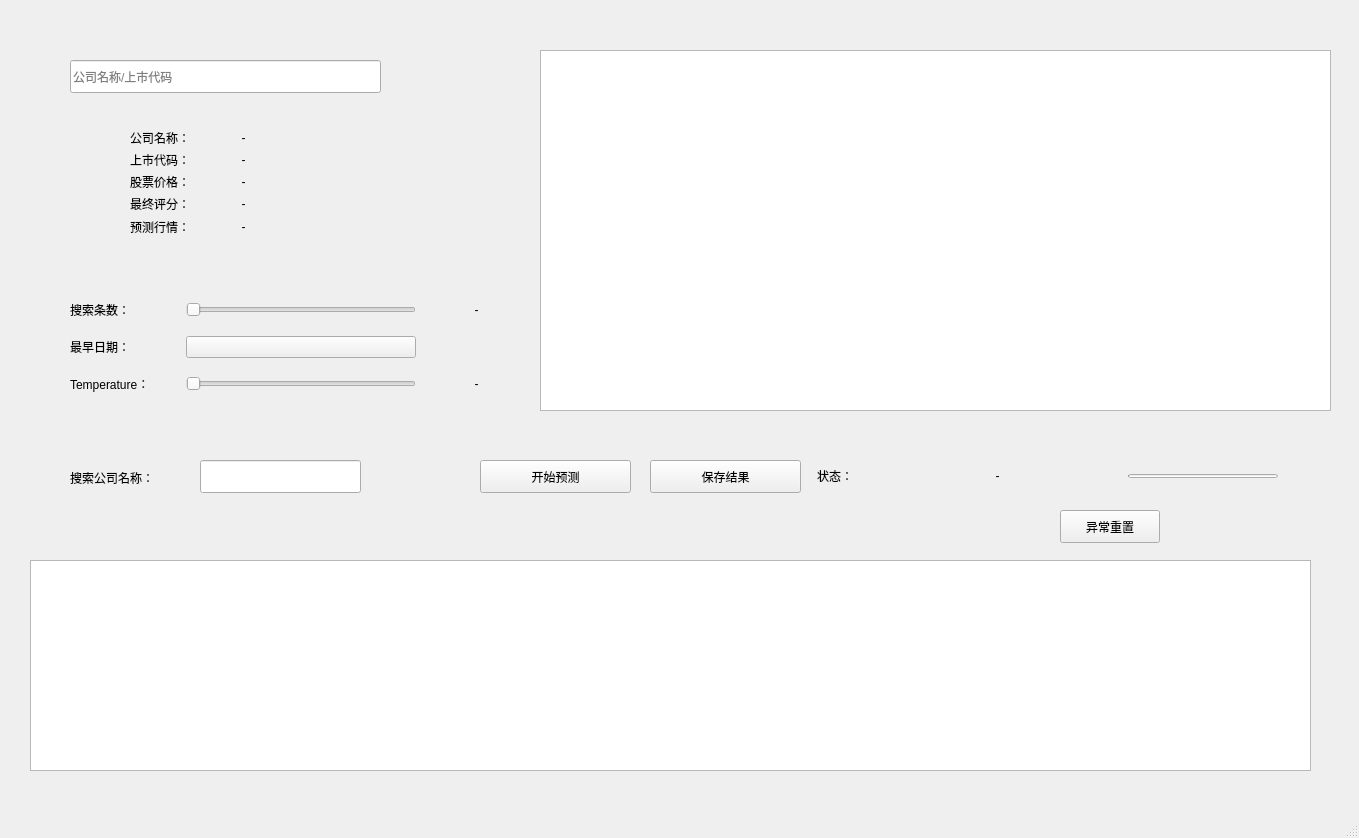
<?xml version="1.0" encoding="UTF-8"?>
<ui version="4.0">
 <class>MainWindow</class>
 <widget class="QMainWindow" name="MainWindow">
  <property name="geometry">
   <rect>
    <x>0</x>
    <y>0</y>
    <width>1359</width>
    <height>838</height>
   </rect>
  </property>
  <property name="windowTitle">
   <string>MainWindow</string>
  </property>
  <property name="toolTipDuration">
   <number>-1</number>
  </property>
  <widget class="QWidget" name="centralwidget">
   <widget class="TextEdit" name="textedit_logs">
    <property name="geometry">
     <rect>
      <x>30</x>
      <y>560</y>
      <width>1281</width>
      <height>211</height>
     </rect>
    </property>
   </widget>
   <widget class="SearchLineEdit" name="search_zone">
    <property name="geometry">
     <rect>
      <x>70</x>
      <y>60</y>
      <width>311</width>
      <height>33</height>
     </rect>
    </property>
    <property name="toolTip">
     <string/>
    </property>
    <property name="toolTipDuration">
     <number>-2</number>
    </property>
    <property name="whatsThis">
     <string/>
    </property>
    <property name="accessibleName">
     <string/>
    </property>
    <property name="styleSheet">
     <string notr="true">LineEdit, TextEdit, PlainTextEdit {
    color: black;
    background-color: rgba(255, 255, 255, 0.7);
    border: 1px solid rgba(0, 0, 0, 13);
    border-bottom: 1px solid rgba(0, 0, 0, 100);
    border-radius: 5px;
    /* font: 14px &quot;Segoe UI&quot;, &quot;Microsoft YaHei&quot;; */
    padding: 0px 10px;
    selection-background-color: #00a7b3;
}

TextEdit,
PlainTextEdit {
    padding: 0px 0px 0px 10px;
}

LineEdit:hover, TextEdit:hover, PlainTextEdit:hover {
    background-color: rgba(249, 249, 249, 0.5);
    border: 1px solid rgba(0, 0, 0, 13);
    border-bottom: 1px solid rgba(0, 0, 0, 100);
}

LineEdit:focus {
    border-bottom: 1px solid rgba(0, 0, 0, 13);
    background-color: white;
}

TextEdit:focus,
PlainTextEdit:focus {
    border-bottom: 1px solid #009faa;
    background-color: white;
}

LineEdit:disabled, TextEdit:disabled,
PlainTextEdit:disabled {
    color: rgba(0, 0, 0, 150);
    background-color: rgba(249, 249, 249, 0.3);
    border: 1px solid rgba(0, 0, 0, 13);
    border-bottom: 1px solid rgba(0, 0, 0, 13);
}

#lineEditButton {
    background-color: transparent;
    border-radius: 4px;
    margin: 0;
}

#lineEditButton:hover {
    background-color: rgba(0, 0, 0, 9);
}

#lineEditButton:pressed {
    background-color: rgba(0, 0, 0, 6);
}
</string>
    </property>
    <property name="placeholderText">
     <string>公司名称/上市代码</string>
    </property>
   </widget>
   <widget class="TableWidget" name="result_tableview">
    <property name="geometry">
     <rect>
      <x>540</x>
      <y>50</y>
      <width>791</width>
      <height>361</height>
     </rect>
    </property>
   </widget>
   <widget class="QWidget" name="formLayoutWidget">
    <property name="geometry">
     <rect>
      <x>130</x>
      <y>130</y>
      <width>161</width>
      <height>105</height>
     </rect>
    </property>
    <layout class="QFormLayout" name="formLayout">
     <item row="0" column="0">
      <widget class="QLabel" name="label_3">
       <property name="text">
        <string>公司名称：</string>
       </property>
      </widget>
     </item>
     <item row="0" column="1">
      <widget class="QLabel" name="label_company_name">
       <property name="text">
        <string>-</string>
       </property>
       <property name="alignment">
        <set>Qt::AlignCenter</set>
       </property>
       <property name="wordWrap">
        <bool>false</bool>
       </property>
      </widget>
     </item>
     <item row="1" column="0">
      <widget class="QLabel" name="label_4">
       <property name="text">
        <string>上市代码：</string>
       </property>
      </widget>
     </item>
     <item row="1" column="1">
      <widget class="QLabel" name="label_stock_code">
       <property name="text">
        <string>-</string>
       </property>
       <property name="alignment">
        <set>Qt::AlignCenter</set>
       </property>
       <property name="wordWrap">
        <bool>false</bool>
       </property>
      </widget>
     </item>
     <item row="2" column="0">
      <widget class="QLabel" name="label_6">
       <property name="text">
        <string>股票价格：</string>
       </property>
      </widget>
     </item>
     <item row="2" column="1">
      <widget class="QLabel" name="label_stock_price">
       <property name="text">
        <string>-</string>
       </property>
       <property name="alignment">
        <set>Qt::AlignCenter</set>
       </property>
       <property name="wordWrap">
        <bool>false</bool>
       </property>
      </widget>
     </item>
     <item row="3" column="0">
      <widget class="QLabel" name="label_10">
       <property name="text">
        <string>最终评分：</string>
       </property>
      </widget>
     </item>
     <item row="3" column="1">
      <widget class="QLabel" name="label_final_score">
       <property name="text">
        <string>-</string>
       </property>
       <property name="alignment">
        <set>Qt::AlignCenter</set>
       </property>
       <property name="wordWrap">
        <bool>false</bool>
       </property>
      </widget>
     </item>
     <item row="4" column="0">
      <widget class="QLabel" name="label_11">
       <property name="text">
        <string>预测行情：</string>
       </property>
      </widget>
     </item>
     <item row="4" column="1">
      <widget class="QLabel" name="label_predict_result">
       <property name="text">
        <string>-</string>
       </property>
       <property name="alignment">
        <set>Qt::AlignCenter</set>
       </property>
       <property name="wordWrap">
        <bool>false</bool>
       </property>
      </widget>
     </item>
    </layout>
   </widget>
   <widget class="QWidget" name="horizontalLayoutWidget">
    <property name="geometry">
     <rect>
      <x>70</x>
      <y>290</y>
      <width>461</width>
      <height>116</height>
     </rect>
    </property>
    <layout class="QGridLayout" name="gridLayout">
     <item row="0" column="1">
      <widget class="Slider" name="slider_search_cnt">
       <property name="maximumSize">
        <size>
         <width>230</width>
         <height>24</height>
        </size>
       </property>
       <property name="maximum">
        <number>10</number>
       </property>
       <property name="singleStep">
        <number>10</number>
       </property>
       <property name="pageStep">
        <number>10</number>
       </property>
       <property name="orientation">
        <enum>Qt::Horizontal</enum>
       </property>
      </widget>
     </item>
     <item row="1" column="0">
      <widget class="QLabel" name="label_7">
       <property name="text">
        <string>最早日期：</string>
       </property>
      </widget>
     </item>
     <item row="2" column="2">
      <widget class="QLabel" name="label_tamperature">
       <property name="text">
        <string>-</string>
       </property>
       <property name="alignment">
        <set>Qt::AlignCenter</set>
       </property>
       <property name="wordWrap">
        <bool>false</bool>
       </property>
      </widget>
     </item>
     <item row="2" column="0">
      <widget class="QLabel" name="label_2">
       <property name="text">
        <string>Temperature：</string>
       </property>
      </widget>
     </item>
     <item row="1" column="2">
      <widget class="QLabel" name="label_date">
       <property name="text">
        <string/>
       </property>
       <property name="alignment">
        <set>Qt::AlignCenter</set>
       </property>
       <property name="wordWrap">
        <bool>false</bool>
       </property>
      </widget>
     </item>
     <item row="0" column="0">
      <widget class="QLabel" name="label_5">
       <property name="text">
        <string>搜索条数：</string>
       </property>
      </widget>
     </item>
     <item row="0" column="2">
      <widget class="QLabel" name="label_search_cnt">
       <property name="enabled">
        <bool>true</bool>
       </property>
       <property name="text">
        <string>   -   </string>
       </property>
       <property name="alignment">
        <set>Qt::AlignCenter</set>
       </property>
       <property name="wordWrap">
        <bool>false</bool>
       </property>
      </widget>
     </item>
     <item row="1" column="1">
      <widget class="ZhDatePicker" name="date_picker"/>
     </item>
     <item row="2" column="1">
      <widget class="Slider" name="slider_temperature">
       <property name="maximumSize">
        <size>
         <width>230</width>
         <height>24</height>
        </size>
       </property>
       <property name="maximum">
        <number>100</number>
       </property>
       <property name="orientation">
        <enum>Qt::Horizontal</enum>
       </property>
      </widget>
     </item>
    </layout>
   </widget>
   <widget class="QWidget" name="horizontalLayoutWidget_2">
    <property name="geometry">
     <rect>
      <x>817</x>
      <y>460</y>
      <width>461</width>
      <height>32</height>
     </rect>
    </property>
    <layout class="QHBoxLayout" name="horizontalLayout_2">
     <item>
      <widget class="QLabel" name="label_8">
       <property name="maximumSize">
        <size>
         <width>50</width>
         <height>16777215</height>
        </size>
       </property>
       <property name="text">
        <string>状态：</string>
       </property>
      </widget>
     </item>
     <item>
      <widget class="QLabel" name="label_status">
       <property name="text">
        <string>-</string>
       </property>
       <property name="alignment">
        <set>Qt::AlignCenter</set>
       </property>
      </widget>
     </item>
     <item>
      <widget class="IndeterminateProgressBar" name="progressbar_status">
       <property name="maximumSize">
        <size>
         <width>150</width>
         <height>4</height>
        </size>
       </property>
      </widget>
     </item>
    </layout>
   </widget>
   <widget class="LineEdit" name="request_line">
    <property name="geometry">
     <rect>
      <x>200</x>
      <y>460</y>
      <width>161</width>
      <height>33</height>
     </rect>
    </property>
   </widget>
   <widget class="QLabel" name="label_9">
    <property name="geometry">
     <rect>
      <x>70</x>
      <y>470</y>
      <width>111</width>
      <height>16</height>
     </rect>
    </property>
    <property name="text">
     <string>搜索公司名称：</string>
    </property>
   </widget>
   <widget class="PrimaryPushButton" name="button_predict">
    <property name="geometry">
     <rect>
      <x>480</x>
      <y>460</y>
      <width>151</width>
      <height>33</height>
     </rect>
    </property>
    <property name="text">
     <string>开始预测</string>
    </property>
   </widget>
   <widget class="QLabel" name="label_stock_price_3">
    <property name="geometry">
     <rect>
      <x>262</x>
      <y>392</y>
      <width>32</width>
      <height>16</height>
     </rect>
    </property>
    <property name="text">
     <string/>
    </property>
    <property name="alignment">
     <set>Qt::AlignCenter</set>
    </property>
    <property name="wordWrap">
     <bool>false</bool>
    </property>
   </widget>
   <widget class="QLabel" name="label_stock_price_2">
    <property name="geometry">
     <rect>
      <x>91</x>
      <y>392</y>
      <width>32</width>
      <height>16</height>
     </rect>
    </property>
    <property name="text">
     <string/>
    </property>
    <property name="alignment">
     <set>Qt::AlignCenter</set>
    </property>
    <property name="wordWrap">
     <bool>false</bool>
    </property>
   </widget>
   <widget class="PushButton" name="button_save">
    <property name="geometry">
     <rect>
      <x>650</x>
      <y>460</y>
      <width>151</width>
      <height>33</height>
     </rect>
    </property>
    <property name="text">
     <string>保存结果</string>
    </property>
   </widget>
   <widget class="PushButton" name="button_reset_all">
    <property name="geometry">
     <rect>
      <x>1060</x>
      <y>510</y>
      <width>100</width>
      <height>33</height>
     </rect>
    </property>
    <property name="text">
     <string>异常重置</string>
    </property>
   </widget>
  </widget>
  <widget class="QStatusBar" name="statusbar"/>
 </widget>
 <customwidgets>
  <customwidget>
   <class>PushButton</class>
   <extends>QPushButton</extends>
   <header>qfluentwidgets</header>
  </customwidget>
  <customwidget>
   <class>PrimaryPushButton</class>
   <extends>PushButton</extends>
   <header>qfluentwidgets</header>
  </customwidget>
  <customwidget>
   <class>Slider</class>
   <extends>QSlider</extends>
   <header>qfluentwidgets</header>
  </customwidget>
  <customwidget>
   <class>DatePicker</class>
   <extends>QPushButton</extends>
   <header>qfluentwidgets</header>
  </customwidget>
  <customwidget>
   <class>ZhDatePicker</class>
   <extends>DatePicker</extends>
   <header>qfluentwidgets</header>
  </customwidget>
  <customwidget>
   <class>IndeterminateProgressBar</class>
   <extends>QProgressBar</extends>
   <header>qfluentwidgets</header>
  </customwidget>
  <customwidget>
   <class>LineEdit</class>
   <extends>QLineEdit</extends>
   <header>qfluentwidgets</header>
  </customwidget>
  <customwidget>
   <class>SearchLineEdit</class>
   <extends>LineEdit</extends>
   <header>qfluentwidgets</header>
  </customwidget>
  <customwidget>
   <class>TextEdit</class>
   <extends>QTextEdit</extends>
   <header>qfluentwidgets</header>
  </customwidget>
  <customwidget>
   <class>TableWidget</class>
   <extends>QTableWidget</extends>
   <header>qfluentwidgets</header>
  </customwidget>
 </customwidgets>
 <resources/>
 <connections/>
</ui>
